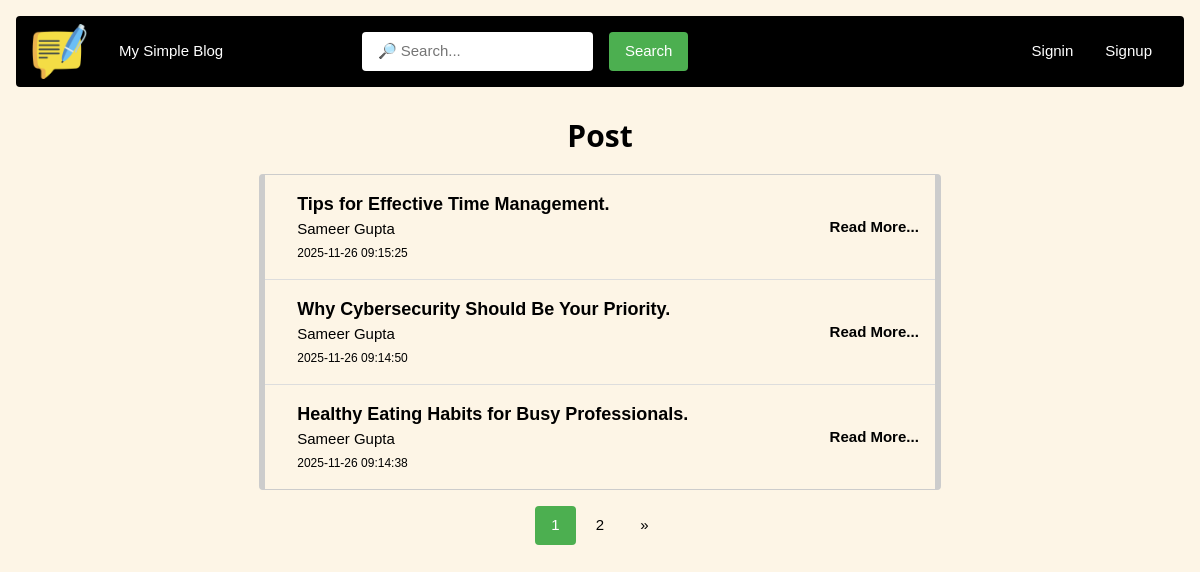
The page / on the database its author committed.
### src/models.py (models this page shows, shortened)
class Blog(db.Model):
    __tablename__ = "blogs"
    id = db.Column(db.Integer, primary_key=True)
    title = db.Column(db.String(300), nullable=False)
    body = db.Column(db.Text, nullable=False)
    status = db.Column(SqlEnum(BlogStatus), default=BlogStatus.draft, nullable=False)
    is_active = db.Column(db.Boolean, default=True, nullable=False)
    created_at = db.Column(db.DateTime, default=db.func.current_timestamp())
    updated_at = db.Column(
        db.DateTime,
        default=db.func.current_timestamp(),
        onupdate=db.func.current_timestamp(),
    )
    created_by = db.Column(db.Integer, db.ForeignKey("users.id"), nullable=False)

class User(db.Model, UserMixin):
    __tablename__ = "users"
    id = db.Column(db.Integer, primary_key=True)
    fullname = db.Column(db.String(120), nullable=False)
    email_id = db.Column(db.String(180), unique=True, nullable=False)
    password = db.Column(db.String(255), nullable=False)
    role = db.Column(SqlEnum(UserRole), default=UserRole.user, nullable=False)
    is_active = db.Column(db.Boolean, default=True, nullable=False)
    created_at = db.Column(db.DateTime, default=db.func.current_timestamp())
    updated_at = db.Column(
        db.DateTime,
        default=db.func.current_timestamp(),
        onupdate=db.func.current_timestamp(),
    )
    blogs = db.relationship("Blog", backref="author", lazy=True)

### src/routes.py (the view)
@main.route("/")
def index():
    page = request.args.get("page", 1, type=int)
    per_page = 3
    posts = (
        Blog.query.filter_by(status="published")
        .order_by(Blog.id.desc())
        .paginate(page=page, per_page=per_page)
    )
    return render_template("index.html", posts=posts)

### templates/index.html (shortened to what this page needs)
{% extends "layout.html" %}
{% block body %}
{% include "navigation.html"%}
{% if posts.items|length > 0 %}
<div class="w3-container">
    <h2 class="w3-center w3-bold">Post</h2>
    <ul class="w3-ul w3-hoverable w3-border w3-round w3-leftbar w3-rightbar w3-section"
        style="width: 60%; margin: auto;">
        {% for post in posts.items %}
        <li class="w3-bar w3-display-container">
            <a class="w3-bar-item w3-button w3-display-right w3-bold w3-round w3-hover-text-green"
            href="{{ url_for('main.read_blog', bid=post.id) }}"> Read More...</a>
            <div class="w3-bar-item">
                <span class="w3-large w3-bold">{{ post.title }}</span><br>
                <span>{{ post.author.fullname }}</span><br>
                <span class="w3-small">{{ post.created_at}}</span>
            </div>
        </li>
        {% endfor %}
    </ul>
</div>
{% else %}
<div class="w3-panel w3-leftbar w3-rightbar w3-sand w3-xxlarge w3-serif w3-card w3-round w3-center"
     style="width: 60%; margin: auto;">
    <p>⭐ No posts have been published yet!</p>
</div>
{% endif %}
<div class="w3-center">
    <div class="w3-bar">
        {% for p in posts.iter_pages(left_edge=1, right_edge=1, left_current=2, right_current=2) %}
        {% if p %}
        {% if p == posts.page %}
        <a href="{{ url_for('main.index', page=p) }}" class="w3-button w3-green w3-round">{{ p }}</a>
        {% else %}
        <a href="{{ url_for('main.index', page=p) }}" class="w3-button w3-round">{{ p }}</a>
        {% endif %}
        {% else %}
        ...
        {% endif %}
        {% endfor %}
        {% if posts.has_next %}
        <a href="{{ url_for('main.index', page=posts.next_num) }}" class="w3-button w3-round">&raquo;</a>
        {% endif %}
    </div>
</div>
{% endblock %}

### static/css/style.css (style rules this page uses)
html { box-sizing: border-box }
*, *:before, *:after { box-sizing: inherit }
html { -ms-text-size-adjust: 100%; -webkit-text-size-adjust: 100% }
body { margin: 0 }
a { background-color: transparent }
html, body { font-family: Verdana, sans-serif; font-size: 15px; line-height: 1.5 }
html { overflow-x: hidden }
h2 { font-size: 30px }
h1, h2, h3, h4, h5, h6 { font-family: "Segoe UI", Arial, sans-serif; font-weight: 400; margin: 10px 0 }
a { color: inherit }
.w3-btn, .w3-button { border: none; display: inline-block; padding: 8px 16px; vertical-align: middle; overflow: hidden; text-decoration: none; color: inherit; background-color: inherit; text-align: center; cursor: pointer; white-space: nowrap }
.w3-btn, .w3-button { -webkit-touch-callout: none; -webkit-user-select: none; -khtml-user-select: none; -moz-user-select: none; -ms-user-select: none; user-select: none }
.w3-ul { list-style-type: none; padding: 0; margin: 0 }
.w3-ul li { padding: 8px 16px; border-bottom: 1px solid #ddd }
.w3-ul li:last-child { border-bottom: none }
.w3-tooltip, .w3-display-container { position: relative }
.w3-bar { width: 100%; overflow: hidden }
.w3-center .w3-bar { display: inline-block; width: auto }
.w3-bar .w3-bar-item { padding: 8px 16px; float: left; width: auto; border: none; display: block; outline: 0 }
.w3-bar .w3-button { white-space: normal }
.w3-container:after, .w3-container:before, .w3-panel:after, .w3-panel:before, .w3-row:after, .w3-row:before, .w3-row-padding:after, .w3-row-padding:before, .w3-cell-row:before, .w3-cell-row:after, .w3-clear:after, .w3-clear:before, .w3-bar:before, .w3-bar:after { content: ""; display: table; clear: both }
.w3-display-right { position: absolute; top: 50%; right: 0%; transform: translate(0%, -50%); -ms-transform: translate(0%, -50%) }
.w3-round, .w3-round-medium { border-radius: 4px }
.w3-container, .w3-panel { padding: 0.01em 16px }
.w3-text-bold, .w3-bold { font-weight: bold }
.w3-small { font-size: 12px !important }
.w3-large { font-size: 18px !important }
.w3-center { text-align: center !important }
.w3-border { border: 1px solid #ccc !important }
.w3-leftbar { border-left: 6px solid #ccc !important }
.w3-rightbar { border-right: 6px solid #ccc !important }
.w3-section, .w3-code { margin-top: 16px !important; margin-bottom: 16px !important }
.w3-green, .w3-hover-green:hover { color: #fff !important; background-color: #4CAF50 !important }
.w3-sand, .w3-hover-sand:hover { color: #000 !important; background-color: #fdf5e6 !important }

### rows shown on the page
Blog: title "Tips for Effective Time Management.", author.fullname "Sameer Gupta", created_at "2025-11-26 09:15:25"
Blog: title "Why Cybersecurity Should Be Your Priority.", author.fullname "Sameer Gupta", created_at "2025-11-26 09:14:50"
Blog: title "Healthy Eating Habits for Busy Professionals.", author.fullname "Sameer Gupta", created_at "2025-11-26 09:14:38"

### other values the page prints
{{ p }} "1"
{{ p }} "2"
